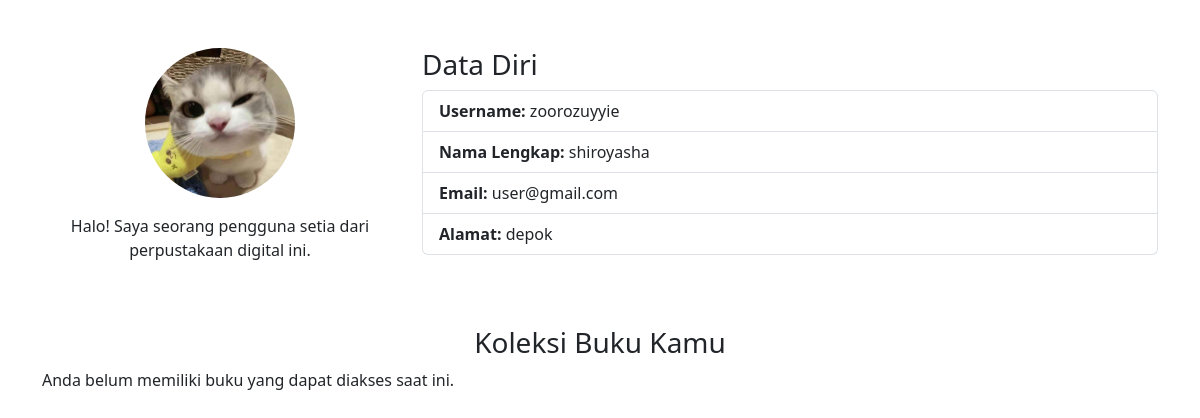
Page /profile.php (signed in) on the earlier database version.
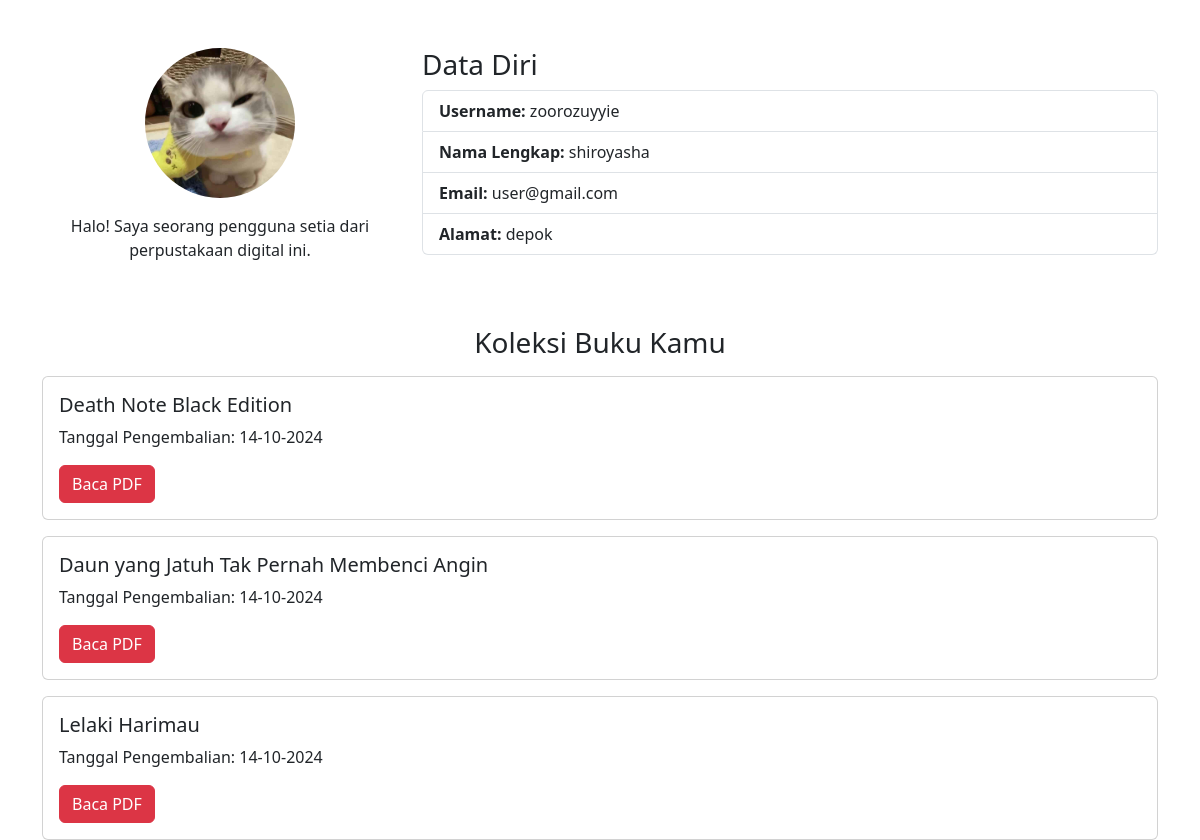
Same page on the later database version.
### tables this page shows
CREATE TABLE IF NOT EXISTS `peminjaman` (
  `id_peminjaman` int NOT NULL AUTO_INCREMENT,
  `id_user` int NOT NULL,
  `id_buku` int NOT NULL,
  `tanggal_peminjaman` date NOT NULL,
  `tanggal_pengembalian` date NOT NULL,
  `status_peminjaman` enum('pending','approved','rejected') NOT NULL DEFAULT 'pending',
  `pdf_access` varchar(255) NOT NULL,
  PRIMARY KEY (`id_peminjaman`),
  KEY `id_user` (`id_user`),
  KEY `id_buku` (`id_buku`)
);

CREATE TABLE IF NOT EXISTS `buku` (
  `id_buku` int NOT NULL AUTO_INCREMENT,
  `judul` varchar(255) NOT NULL,
  `penulis` varchar(255) NOT NULL,
  `penerbit` varchar(255) NOT NULL,
  `tahun_terbit` int NOT NULL,
  `status` enum('tersedia','kosong') NOT NULL,
  `kategori` enum('novel','komik','ensiklopedi','majalah') NOT NULL,
  `img` varchar(100) NOT NULL,
  `file_buku` varchar(255) NOT NULL,
  PRIMARY KEY (`id_buku`)
);

### profile.php (the view, shortened to what this page needs)
<?php
include 'koneksi.php';
$username = $_SESSION['username'];
$query = "SELECT id_user, username, nama_lengkap, email, alamat FROM user WHERE username = ?";
$stmt = $koneksi->prepare($query);
$stmt->bind_param("s", $username);
$stmt->execute();
$result = $stmt->get_result();
$userData = $result->fetch_assoc();
$id_user = $userData['id_user'];
$pdfQuery = "SELECT b.judul, p.pdf_access, p.tanggal_pengembalian
             FROM peminjaman p
             JOIN buku b ON p.id_buku = b.id_buku
             WHERE p.id_user = ? AND p.status_peminjaman = 'approved' AND p.pdf_access IS NOT NULL";
$pdfStmt = $koneksi->prepare($pdfQuery);
$pdfStmt->bind_param("i", $id_user);
$pdfStmt->execute();
$pdfResult = $pdfStmt->get_result();
$pdfs = $pdfResult->fetch_all(MYSQLI_ASSOC);
if ($userData):
?>
<!DOCTYPE html>
<html lang="en">
<head>
    <link href="https://cdn.jsdelivr.net/npm/bootstrap@5.3.0-alpha1/dist/css/bootstrap.min.css" rel="stylesheet">
</head>
<body>
<div class="container mt-5">
    <div class="row">
        <div class="col-md-4 d-flex flex-column align-items-center">
            <img src="assets/img/logo/logouser.jpg" alt="Profile Icon" class="rounded-circle mb-3" style="width: 150px; height: 150px;">
            <p class="text-center">Halo! Saya seorang pengguna setia dari perpustakaan digital ini.</p>
        </div>
        <div class="col-md-8">
            <h3>Data Diri</h3>
            <ul class="list-group">
                <li class="list-group-item"><strong>Username:</strong> <?= htmlspecialchars($userData['username']) ?></li>
                <li class="list-group-item"><strong>Nama Lengkap:</strong> <?= htmlspecialchars($userData['nama_lengkap']) ?></li>
                <li class="list-group-item"><strong>Email:</strong> <?= htmlspecialchars($userData['email']) ?></li>
                <li class="list-group-item"><strong>Alamat:</strong> <?= htmlspecialchars($userData['alamat']) ?></li>
            </ul>
        </div>
    </div>
    <div class="row mt-5">
        <div class="col-md-12">
            <h3><center>Koleksi Buku Kamu</center></h3>
            <?php if (count($pdfs) > 0): ?>
                <?php foreach ($pdfs as $pdf): ?>
                    <div class="card mt-3">
                        <div class="card-body">
                            <h5 class="card-title"><?= htmlspecialchars($pdf['judul']) ?></h5>
                            <p class="card-text">Tanggal Pengembalian: <?= date('d-m-Y', strtotime($pdf['tanggal_pengembalian'])) ?></p>
                            <a href="<?= htmlspecialchars($pdf['pdf_access']) ?>" target="_blank" class="btn btn-danger">Baca PDF</a>
                        </div>
                    </div>
                <?php endforeach; ?>
            <?php else: ?>
                <p>Anda belum memiliki buku yang dapat diakses saat ini.</p>
            <?php endif; ?>
        </div>
    </div>
</div>
</body>
</html>
<?php else: ?>
    <p>Data pengguna tidak ditemukan.</p>
<?php endif; ?>

Differences in the rows shown:
added peminjaman: id_buku.judul "Death Note Black Edition", tanggal_pengembalian "14-10-2024"
added peminjaman: id_buku.judul "Daun yang Jatuh Tak Pernah Membenci Angin", tanggal_pengembalian "14-10-2024"
added peminjaman: id_buku.judul "Lelaki Harimau", tanggal_pengembalian "14-10-2024"
Other differences:
text no longer shown: "Anda belum memiliki buku yang dapat diakses saat ini."
